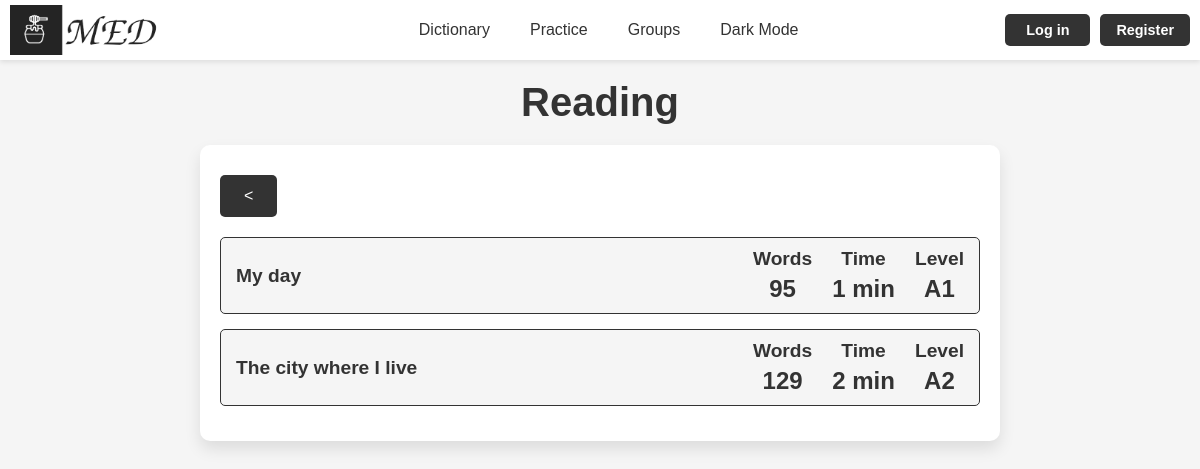
The app's page /practice/reading/, older data.
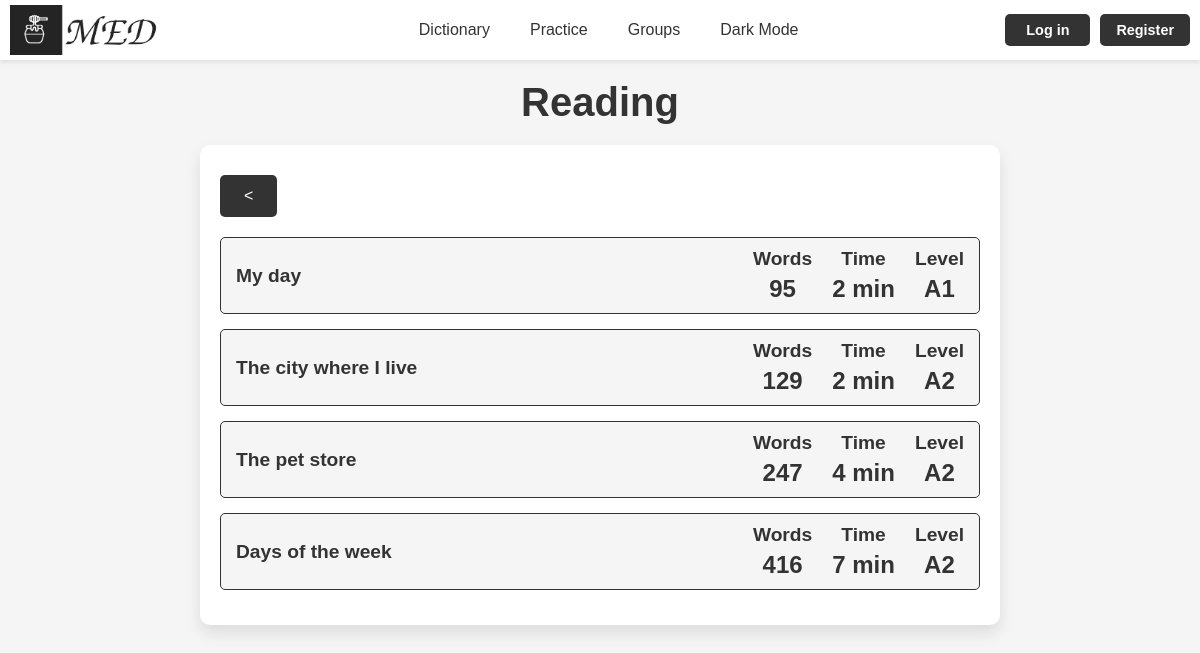
The same page, newer data.
### med/models.py (models this page shows, shortened)
class ReadingText(models.Model):
    title = models.CharField(max_length=100)
    time_to_read = models.IntegerField()
    word_count = models.IntegerField()
    eng_level = models.CharField(max_length=2, choices=[('A1', 'A1'), ('A2', 'A2'), ('B1', 'B1'),
                                                        ('B2', 'B2'), ('C1', 'C1'), ('C2', 'C2')])
    content = models.TextField(blank=True)
    words_with_translations = models.JSONField(default=dict, blank=True, null=True)
    auth = models.CharField(max_length=200, blank=True)
    is_auth_a = models.BooleanField(default=True)
    class Meta:
        ordering = ['eng_level', 'word_count', 'title']
        indexes = [
            models.Index(fields=['eng_level', 'title'])
        ]

### med/views.py (the view)
# urls.py: path('practice/reading/', views.reading_view, name='practice_reading'),
def reading_view(request):
    texts = ReadingText.objects.all()
    return render(request, 'med/reading.html', {'texts': texts})

### med/templates/med/reading.html (shortened to what this page needs)
{% extends "base.html" %}
{% block content %}
<h1>Reading</h1>
<div class="reading-container">
    <div class="buttons make-text-btn texts-btn">
        <a href="{% url 'practice' %}">&lt;</a>
    </div>
    {% if texts %}
    <ul class="user-list">
        {% for text in texts %}
        <li class="user-item">
            <a href="{% url 'reading_text' text.id %}">
            <div class="user-card" style="display: flex; justify-content: space-between; align-items: center; padding: 10px 0;">
                <div class="user-title" style="flex: 1; text-align: left; margin-left: 15px;">
                    <p class="user-name"><strong>{{ text.title }}</strong></p>
                </div>
                <div class="user-stats" style="display: flex; gap: 20px; text-align: center; margin-right: 15px;">
                    <div class="stat-item reading-item">
                        <p>Words</p>
                        <p>{{ text.word_count }}</p>
                    </div>
                    <div class="stat-item reading-item">
                        <p>Time</p>
                        <p>{{ text.time_to_read }} min</p>
                    </div>
                    <div class="stat-item reading-item">
                        <p>Level</p>
                        <p>{{ text.get_eng_level_display }}</p>
                    </div>
                </div>
            </div>
            </a>
        </li>
        {% endfor %}
        </ul>
    {% else %}
    <p>No texts available.</p>
    {% endif %}
</div>
{% endblock %}

Row changes from the older to the newer data that the page shows:
changed ReadingText "My day": time_to_read "1" → "2"
added ReadingText: title "The pet store", word_count "247", time_to_read "4", eng_level "A2"
added ReadingText: title "Days of the week", word_count "416", time_to_read "7", eng_level "A2"
